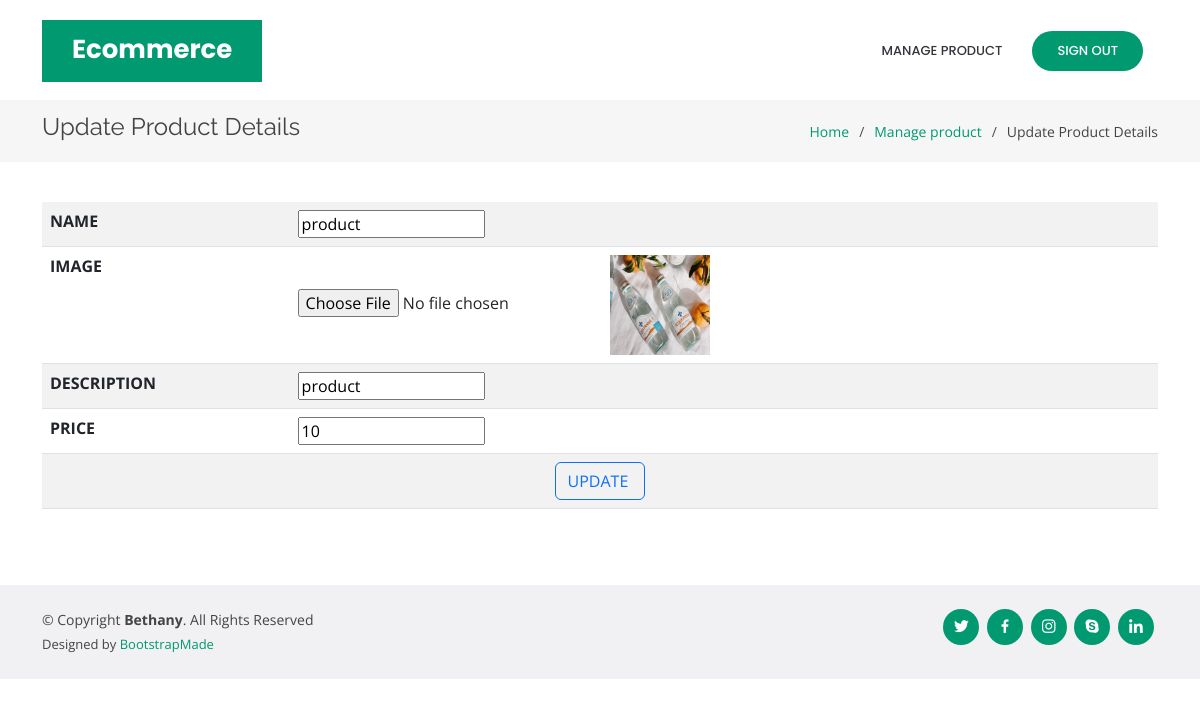
The app's page /update_product/7 with its own data.
### web/models.py (models this page shows)
class Products(models.Model):
    name = models.CharField(max_length=90)
    image = models.ImageField(max_length=100)
    price = models.BigIntegerField()
    description = models.CharField(max_length=90)

### web/views.py (the view)
# urls.py: path('update_product/<int:id>',views.update_product, name="update_product"),
def update_product(request,id):
    ob = Products.objects.get(id=id)
    request.session['sid'] = id
    return render(request, 'admin/update.html', {'val': ob})

### templates/admin/update.html
{% extends 'admin/admin_dash.html' %}
{% load static %}
{% block body %}
<section id="breadcrumbs" class="breadcrumbs">
  <div class="container">
    <div class="d-flex justify-content-between align-items-center">
      <h2> Update Product Details</h2>
      <ol>
        <li><a href="{% url 'admin_pg' %}">Home</a></li>
        <li><a href="{% url 'admin_manage_product' %}">Manage product</a></li>
        <li>Update Product Details</li>
      </ol>
    </div>
  </div>
</section>
<section id="portfolio-details" class="portfolio-details">
  <div class="container">
<form id="form1" name="form1" method="post" action="{% url 'update_pdt' %}" enctype="multipart/form-data">
  <table class="table table-striped">
      <tr>
        <th >NAME</th>
        <td><input type="text" name="product_name" value="{{val.name}}"></td>
      </tr>
      <tr>
        <th >IMAGE</th>
        <td><input type="file" name="image"><img src="{{val.image.url}}" width="100" height="100"></td>
      </tr>
      <tr>
        <th >DESCRIPTION</th>
        <td><input type="text" name="description" value="{{val.description}}"></td>
      </tr>
      <tr>
        <th >PRICE</th>
        <td><input type="number" name="price" value="{{val.price}}"></td>
      </tr>
      <tr>
        <td width="200" colspan="2"><div align="center">
          <input name="UPDATE" type="submit" class="btn btn-outline-primary"  value="UPDATE " />
        </div></td>
      </tr>
  </table>
</form>
</div>
</section>
{% endblock %}

### static/assets/css/style.css (style rules this page uses)
body { font-family: "Open Sans", sans-serif; color: #444444; }
a { color: #009970; text-decoration: none; }
h1, h2, h3, h4, h5, h6 { font-family: "Raleway", sans-serif; }
section { padding: 60px 0; overflow: hidden; }
.portfolio-details { padding-top: 40px; }
.breadcrumbs { padding: 15px 0; background: #f6f6f7; margin-top: 100px; }
.breadcrumbs h2 { font-size: 24px; line-height: 1; font-weight: 400; }
.breadcrumbs ol { display: flex; flex-wrap: wrap; list-style: none; padding: 0; margin: 0; font-size: 14px; }
.breadcrumbs ol li+li { padding-left: 10px; }
.breadcrumbs ol li+li::before { display: inline-block; padding-right: 10px; color: #4f4c55; content: "/"; }

### records on screen
Products: product_name "product", image (picture), description "product", price "10"
